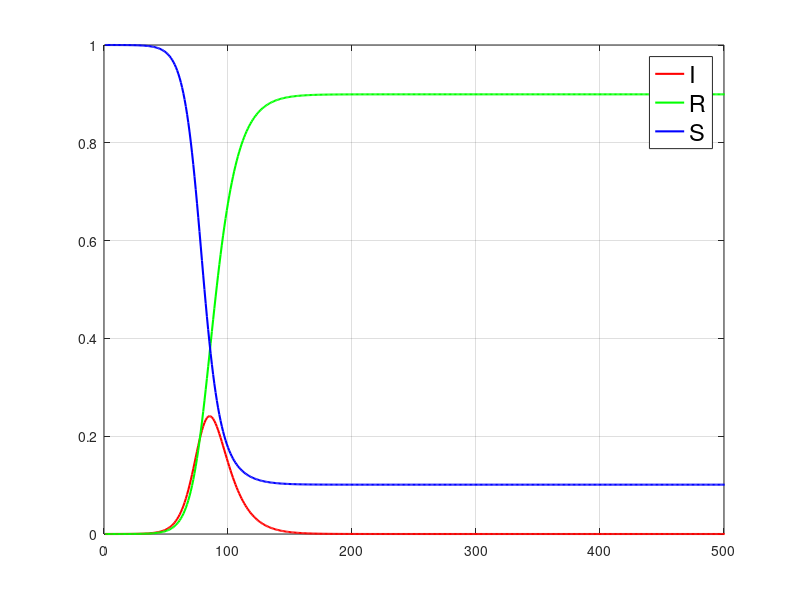
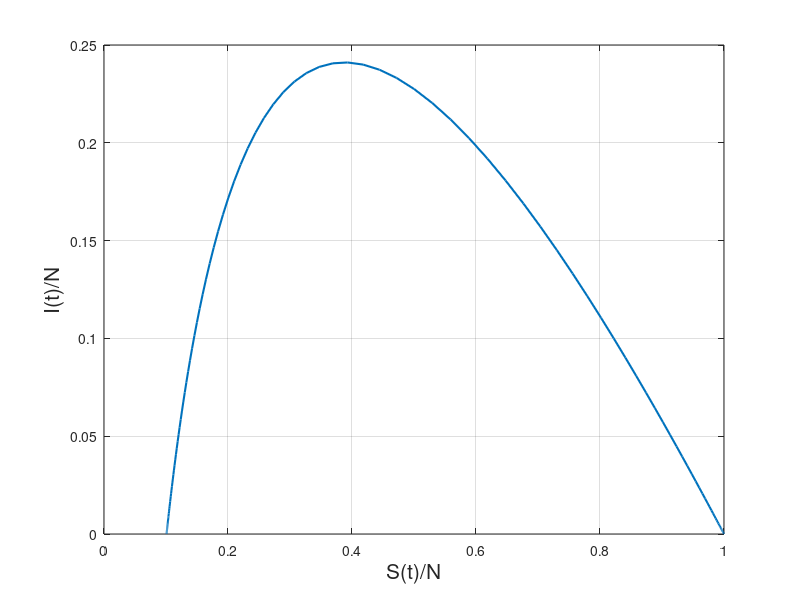
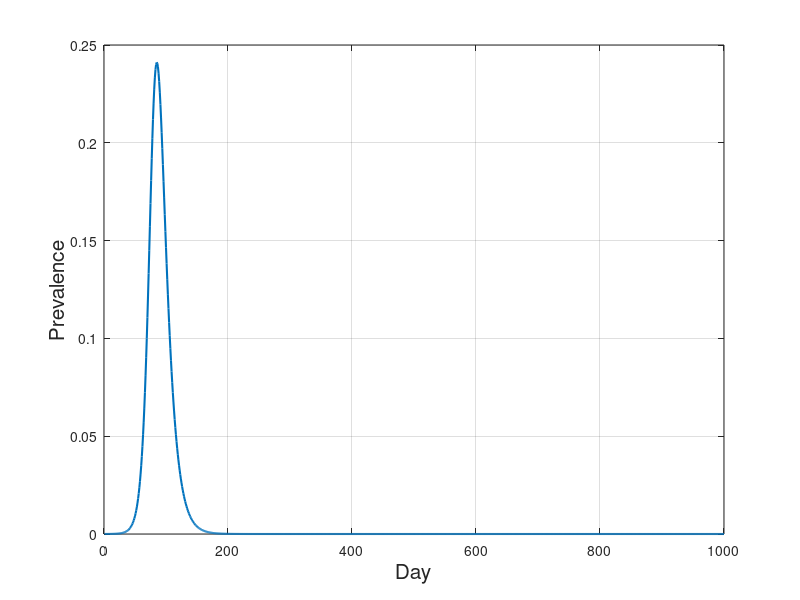
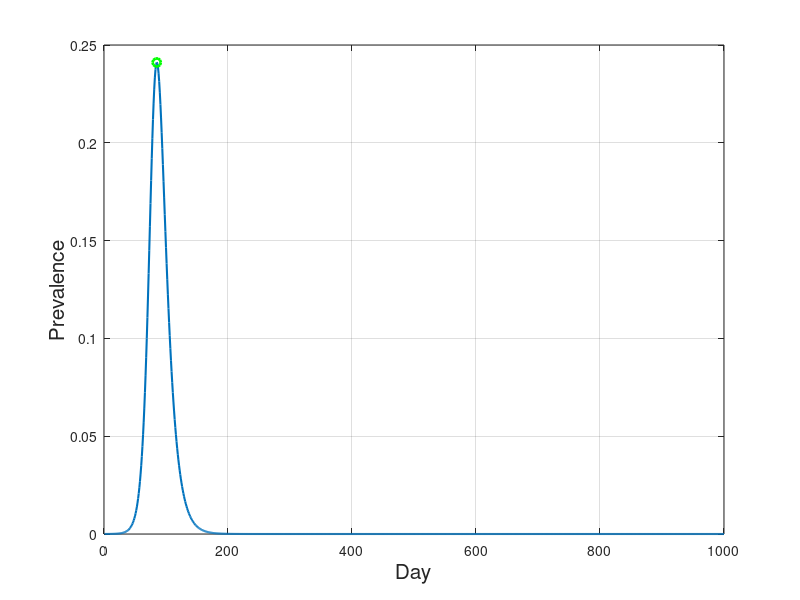

Write MATLAB code to recreate these figures, in order.
% In the SIR model we have 3 epidemiological classes: Susceptible, Infected and Removed individuals.
% SIR.m - we are just looking at a static population.
clear all,close all
pkg load signal
dt=1;
N=10^6;			% The total population
beta=0.25;		% Number of contacts per day that are sufficient to spread the disease
gamma=1/10;		% Fraction of the infected group that will recover during any given day
I(1)=10;		% I(0) - initial number of infected individuals
S(1)=N-I(1);	% S(0) - initial number of susceptible individuals

% I(n) - number of infected individuals
% S(n) - number of susceptible individuals
for n=2:1000
	I(n) = I(n-1)+dt*(beta*(S(n-1)/N)-gamma)*I(n-1);
	S(n) = S(n-1)-dt*beta*S(n-1)*(I(n-1)/N);
endfor

x=S/N;			% x - susceptible fraction of the population
y=I/N;			% y - infected fraction of the population
z=1-x-y;		% z - removed fraction of the population

vreme=1:1:1000;
figure 1, 
plot(vreme,y,"r","linewidth",1.5,
	vreme,z,"g","linewidth",1.5,
	vreme,x,"b","linewidth",1.5);
leg=legend("I","R","S")
set(leg,"fontsize",17);
axis([0 500 0 1])
grid on
hold on

figure 2,
plot(x,y,"linewidth",1.5);
xlabel('S(t)/N',"fontsize",15)
ylabel('I(t)/N',"fontsize",15)
grid on
hold on

figure 3,
plot(y,"linewidth",1.5);
xlabel('Day',"fontsize",15)
ylabel('Prevalence',"fontsize",15)
grid on
hold on

[pks,loc]=findpeaks(y);
[pk ipk]=max(pks)
maxI=pk			% infected population at the peak of the epidemic
Tstar=loc(ipk)	% time where the epidemic reaches its peak
Rinf=z(end)	% removed population after the epidemic

figure 4,
plot(vreme,y,"linewidth",1.5,
	 loc,pks,"go","linewidth",2);
xlabel('Day',"fontsize",15)
ylabel('Prevalence',"fontsize",15)
grid on
hold on
